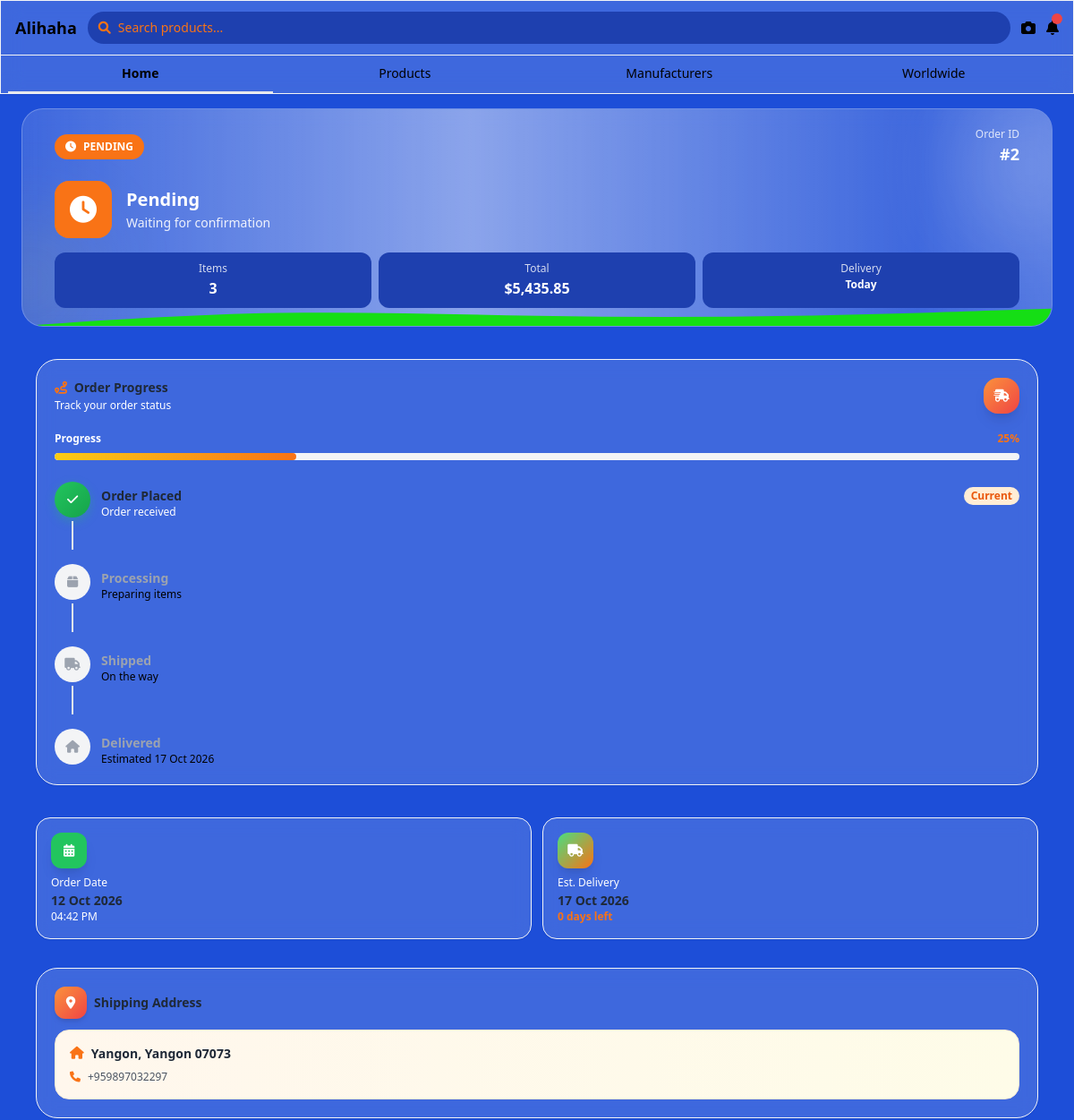
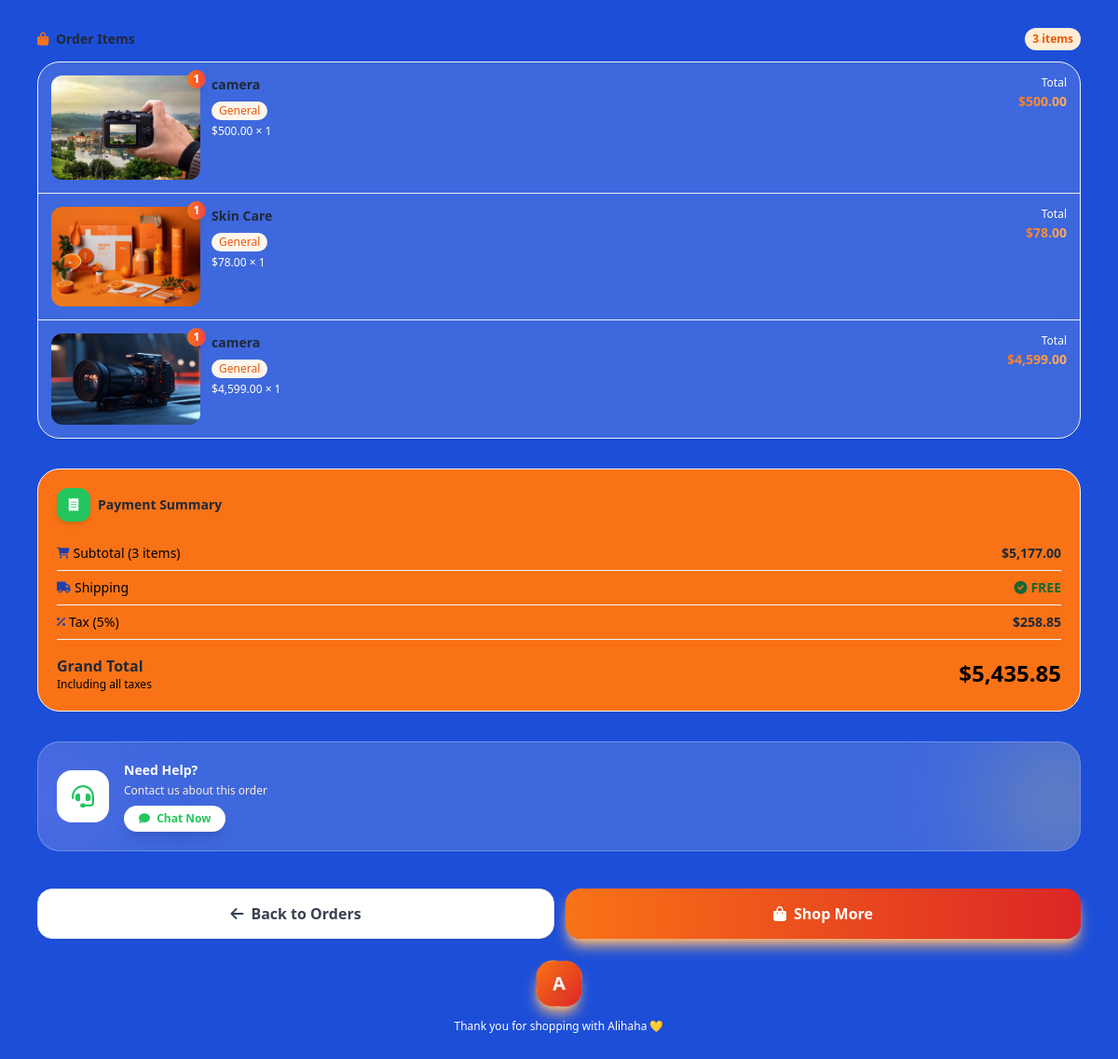
Page /order_detail.php?id=2 (signed in) on the committed database (2 pictures, top to bottom).
### tables this page shows
CREATE TABLE `orders` (
  `id` int(11) NOT NULL,
  `user_id` int(11) NOT NULL,
  `total` decimal(10,2) NOT NULL,
  `status` varchar(50) DEFAULT 'pending',
  `address` text DEFAULT NULL,
  `phone` varchar(50) DEFAULT NULL,
  `created_at` timestamp NOT NULL DEFAULT current_timestamp()
);

CREATE TABLE `order_items` (
  `id` int(11) NOT NULL,
  `order_id` int(11) NOT NULL,
  `product_id` int(11) NOT NULL,
  `quantity` int(11) NOT NULL,
  `price` decimal(10,2) NOT NULL
);

CREATE TABLE `products` (
  `id` int(11) NOT NULL,
  `title` varchar(255) NOT NULL,
  `price` decimal(10,2) DEFAULT NULL,
  `min_order` int(11) DEFAULT NULL,
  `image` varchar(255) DEFAULT NULL,
  `category_id` int(11) DEFAULT NULL,
  `supplier_id` int(11) DEFAULT NULL,
  `description` text DEFAULT NULL,
  `category` varchar(100) DEFAULT 'General',
  `seller_id` int(11) DEFAULT NULL
);

### order_detail.php (the view, shortened to what the rows shown need)
<?php
include 'connection.php';
$user_id = intval($_SESSION['user_id']);
$order_id = intval($_GET['id']);
$sql = "SELECT * FROM orders WHERE id = ? AND user_id = ?";
$stmt = $conn->prepare($sql);
$stmt->bind_param("ii", $order_id, $user_id);
$stmt->execute();
$order = $stmt->get_result()->fetch_assoc();
$item_sql = "SELECT oi.*, p.title, p.image, p.category
             FROM `order_items` oi
             JOIN products p ON oi.product_id = p.id
             WHERE oi.order_id = ?";
$item_stmt = $conn->prepare($item_sql);
$item_stmt->bind_param("i", $order_id);
$item_stmt->execute();
$items_result = $item_stmt->get_result();
$items = [];
while ($item = $items_result->fetch_assoc()) {
    $items[] = $item;
}
$status = $order['status'];
$status_config = [
    'pending' => [
        'label' => 'Pending', 'icon' => 'fa-clock',
        'gradient' => 'from-yellow-400 to-orange-500',
        'text' => 'text-yellow-700', 'bg' => 'bg-yellow-100',
        'desc' => 'Waiting for confirmation', 'step' => 1
    ],
    'processing' => [
        'label' => 'Processing', 'icon' => 'fa-box',
        'gradient' => 'from-blue-400 to-indigo-600',
        'text' => 'text-blue-700', 'bg' => 'bg-blue-100',
        'desc' => 'Preparing your items', 'step' => 2
    ],
    'shipped' => [
        'label' => 'Shipped', 'icon' => 'fa-truck',
        'gradient' => 'from-purple-400 to-pink-600',
        'text' => 'text-purple-700', 'bg' => 'bg-purple-100',
        'desc' => 'On the way to you', 'step' => 3
    ],
    'completed' => [
        'label' => 'Completed', 'icon' => 'fa-check-circle',
        'gradient' => 'from-green-400 to-emerald-600',
        'text' => 'text-green-700', 'bg' => 'bg-green-100',
        'desc' => 'Delivered successfully', 'step' => 4
    ],
    'cancelled' => [
        'label' => 'Cancelled', 'icon' => 'fa-times-circle',
        'gradient' => 'from-red-400 to-pink-600',
        'text' => 'text-red-700', 'bg' => 'bg-red-100',
        'desc' => 'Order cancelled', 'step' => 0
    ],
];
$si = $status_config[$status] ?? $status_config['pending'];
$current_step = $si['step'];
$order_date = strtotime($order['created_at']);
$est_delivery = date('d M Y', strtotime('+5 days', $order_date));
$days_remaining = max(0, ceil((strtotime('+5 days', $order_date) - time()) / 86400));
?>
<!DOCTYPE html>
<html lang="en">
<head>
    <script src="https://cdn.tailwindcss.com"></script>
    <link rel="stylesheet" href="https://cdnjs.cloudflare.com/ajax/libs/font-awesome/6.0.0/css/all.min.css">
</head>
<body class="bg-blue-700 font-sans pb-16">
    <section class="relative overflow-hidden glass <?php echo $si['gradient']; ?> text-white max-w-6xl mx-auto px-4 mt-4 rounded-3xl">
        <div class="relative p-5">
            <div class="flex items-center justify-between mb-4">
                <div class="inline-flex items-center gap-2 bg-orange-500 rounded-full px-3 py-1.5">
                    <i class="fas <?php echo $si['icon']; ?> text-xs"></i>
                    <span class="text-xs font-bold"><?php echo strtoupper($si['label']); ?></span>
                </div>
                <div class="text-right">
                    <p class="text-xs opacity-80">Order ID</p>
                    <p class="text-lg font-black">#<?php echo $order['id']; ?></p>
                </div>
            </div>
            <div class="flex items-center gap-4 mb-4">
                <div>
                    <h2 class="text-xl font-black mb-0.5"><?php echo $si['label']; ?></h2>
                    <p class="text-sm opacity-90"><?php echo $si['desc']; ?></p>
                </div>
            </div>
            <div class="grid grid-cols-3 gap-2">
                <div class="bg-blue-800 rounded-xl p-2.5 text-center">
                    <p class="text-xs opacity-80 mb-0.5">Total</p>
                    <p class="text-base font-bold">$<?php echo number_format($order['total'], 2); ?></p>
                </div>
            </div>
        </div>
    </section>
    <?php if ($status !== 'cancelled'): ?>
    <section class=" max-w-6xl mx-auto px-4 mt-4 px-4 pt-5">
        <div class="glass rounded-3xl p-5 shadow-sm border border-gray-100 slide-in">
            <div class="flex items-center justify-between mb-5">
                <div>
                    <h2 class="text-sm font-bold text-gray-800">
                        <i class="fas fa-route text-orange-500 mr-1"></i> Order Progress
                    </h2>
                    <p class="text-xs text-white mt-0.5">Track your order status</p>
                </div>
                <div class="w-10 h-10 bg-gradient-to-br from-orange-400 to-red-500 rounded-2xl flex items-center justify-center text-white shadow-lg">
                    <i class="fas fa-shipping-fast text-sm"></i>
                </div>
            </div>
            <div class="mb-6">
                <div class="flex items-center justify-between mb-2">
                    <span class="text-xs font-semibold text-white">Progress</span>
                    <span class="text-xs font-bold text-orange-500"><?php echo ($current_step / 4) * 100; ?>%</span>
                </div>
                <div class="w-full bg-gray-100 rounded-full h-2 overflow-hidden">
                    <div class="h-2 rounded-full bg-gradient-to-r <?php echo $si['gradient']; ?>"
                         style="width: <?php echo ($current_step / 4) * 100; ?>%"></div>
                </div>
            </div>
            <div class="space-y-4">
                <?php
                $steps = [
                    ['label' => 'Order Placed', 'desc' => 'Order received', 'icon' => 'fa-shopping-bag', 'step' => 1],
                    ['label' => 'Processing', 'desc' => 'Preparing items', 'icon' => 'fa-box', 'step' => 2],
                    ['label' => 'Shipped', 'desc' => 'On the way', 'icon' => 'fa-truck', 'step' => 3],
                    ['label' => 'Delivered', 'desc' => 'Estimated ' . $est_delivery, 'icon' => 'fa-home', 'step' => 4],
                ];
                foreach ($steps as $step):
                    $is_completed = $current_step >= $step['step'];
                    $is_active = $current_step == $step['step'];
                    $circle_class = $is_completed ? 'step-completed' : ($is_active ? 'step-active' : 'step-inactive');
                ?>
                    <div class="flex gap-3 relative">
                        <div class="flex flex-col items-center">
                            <div class="step-circle w-10 h-10 rounded-full <?php echo $circle_class; ?> flex items-center justify-center flex-shrink-0">
                                <?php if ($is_completed): ?>
                                    <i class="fas fa-check text-sm"></i>
                                <?php else: ?>
                                    <i class="fas <?php echo $step['icon']; ?> text-sm"></i>
                                <?php endif; ?>
                            </div>
                            <?php if ($step['step'] < 4): ?>
                                <div class="w-0.5 h-8 mt-1 <?php echo $current_step > $step['step'] ? 'bg-green-500' : 'bg-gray-200'; ?>"></div>
                            <?php endif; ?>
                        </div>
                        <div class="pt-1.5 flex-1">
                            <p class="text-sm font-bold <?php echo $is_completed ? 'text-gray-800' : 'text-gray-400'; ?>">
                                <?php echo $step['label']; ?>
                            </p>
                            <p class="text-xs <?php echo $is_completed ? 'text-white' : 'text-white-100'; ?>">
                                <?php echo $step['desc']; ?>
                            </p>
                        </div>
                        <?php if ($is_active): ?>
                            <span class="text-xs bg-orange-100 text-orange-600 px-2 py-0.5 rounded-full font-bold self-start mt-1.5">
                                Current
                            </span>
                        <?php endif; ?>
                    </div>
                <?php endforeach; ?>
            </div>
        </div>
    </section>
    <?php endif; ?>
    <section class=" max-w-6xl mx-auto px-4 mt-4 px-4 pt-5">
        <div class="grid grid-cols-2 gap-3">
            <div class="info-card glass rounded-2xl p-4 shadow-sm border border-gray-100">
                <div class="w-10 h-10 bg-green-500 rounded-xl flex items-center justify-center text-white shadow-lg mb-2">
                    <i class="fas fa-calendar-alt text-sm"></i>
                </div>
                <p class="text-xs text-white mb-0.5">Order Date</p>
                <p class="text-sm font-bold text-gray-800">
                    <?php echo date('d M Y', $order_date); ?>
                </p>
                <p class="text-xs text-white">
                    <?php echo date('h:i A', $order_date); ?>
                </p>
            </div>
            <div class="info-card glass rounded-2xl p-4 shadow-sm border border-gray-100">
                <div class="w-10 h-10 bg-gradient-to-br from-green-400 to-orange-500 rounded-xl flex items-center justify-center text-white shadow-lg mb-2">
                    <i class="fas fa-truck text-sm"></i>
                </div>
                <p class="text-xs text-white mb-0.5">Est. Delivery</p>
                <p class="text-sm font-bold text-gray-800"><?php echo $est_delivery; ?></p>
                <?php if ($status !== 'completed' && $status !== 'cancelled'): ?>
                    <p class="text-xs text-orange-500 font-semibold">
                        <?php echo $days_remaining; ?> days left
                    </p>
                <?php else: ?>
                    <p class="text-xs text-green-500 font-semibold">Delivered ✓</p>
                <?php endif; ?>
            </div>
        </div>
    </section>
    <section class=" max-w-6xl mx-auto px-4 mt-4 px-4 pt-4">
        <div class="info-card glass rounded-3xl p-5 shadow-sm border border-gray-100 slide-in">
            <div class="flex items-center gap-2 mb-3">
                <h2 class="text-sm font-bold text-gray-800">Shipping Address</h2>
            </div>
            <div class="bg-gradient-to-r from-orange-50 to-yellow-50 rounded-2xl p-4 border border-orange-100">
                <p class="text-sm font-semibold text-gray-800 mb-2 flex items-start gap-2">
                    <i class="fas fa-home text-orange-500 mt-0.5"></i>
                    <?php echo htmlspecialchars($order['address']); ?>
                </p>
                <p class="text-xs text-gray-600 flex items-center gap-2">
                    <i class="fas fa-phone text-orange-500"></i>
                    <?php echo htmlspecialchars($order['phone']); ?>
                </p>
            </div>
        </div>
    </section>
    <section class=" max-w-6xl mx-auto px-4 mt-4 px-4 pt-4">
        <div class="flex items-center justify-between mb-3">
            <h2 class="text-sm font-bold text-gray-800">
                <i class="fas fa-shopping-bag text-orange-500 mr-1"></i> Order Items
            </h2>
        </div>
        <div class="glass rounded-3xl shadow-sm border border-gray-100 overflow-hidden">
            <div class="divide-y divide-gray-100">
                <?php foreach ($items as $item):
                    $line_total = $item['price'] * $item['quantity'];
                ?>
                    <div class="item-row p-3.5 flex gap-3">
                        <div class="relative flex-shrink-0">
                            <?php if ($item['image']): ?>
                                <img src="image/<?php echo htmlspecialchars($item['image']); ?>"
                                     class="w-40 h-30 object-cover rounded-xl">
                            <?php else: ?>
                                <div class="w-16 h-16 bg-gradient-to-br from-gray-100 to-gray-200 rounded-xl flex items-center justify-center text-gray-400">
                                    <i class="fas fa-image"></i>
                                </div>
                            <?php endif; ?>
                            <span class="absolute -top-1.5 -right-1.5 bg-gradient-to-r from-orange-500 to-red-500 text-white text-xs w-5 h-5 rounded-full flex items-center justify-center font-bold shadow-lg">
                                <?php echo $item['quantity']; ?>
                            </span>
                        </div>
                        <div class="flex-1 min-w-0">
                            <h3 class="text-sm font-bold text-gray-800 truncate mb-1">
                                <?php echo htmlspecialchars($item['title']); ?>
                            </h3>
                            <span class="inline-block text-xs bg-orange-50 text-orange-600 px-2 py-0.5 rounded-full font-medium mb-1">
                                <?php echo htmlspecialchars($item['category']); ?>
                            </span>
                            <div class="flex items-center gap-3">
                                <p class="text-xs text-white">
                                    $<?php echo number_format($item['price'], 2); ?> × <?php echo $item['quantity']; ?>
                                </p>
                            </div>
                        </div>
                        <div class="text-right flex-shrink-0">
                            <p class="text-xs text-white mb-0.5">Total</p>
                            <p class="text-sm font-bold gradient-text">
                                $<?php echo number_format($line_total, 2); ?>
                            </p>
                        </div>
                    </div>
                <?php endforeach; ?>
            </div>
        </div>
    </section>
    <section class=" max-w-6xl mx-auto px-4 mt-4 px-4 pt-4">
        <div class="bg-orange-500 rounded-3xl p-5 shadow-sm border border-gray-100 slide-in">
            <div class="flex items-center gap-2 mb-4">
                <h2 class="text-sm font-bold text-gray-800">Payment Summary</h2>
            </div>
            <div class="flex justify-between items-center pt-3 mt-1">
                <div>
                    <span class="text-base font-bold text-gray-800">Grand Total</span>
                    <p class="text-xs text-black">Including all taxes</p>
                </div>
                <span class="text-2xl font-black gradient-text-green-800">
                    $<?php echo number_format($order['total'], 2); ?>
                </span>
            </div>
        </div>
    </section>
</body>
</html>

### rows in the picture
orders: status "PENDING", id "2", status "Pending", status "Waiting for confirmation", total "5,435.85", ($current_step/4)*100 "25", created_at "12 Oct 2026", created_at "04:42 PM", created_at "17 Oct 2026", created_at "0", address "Yangon, Yangon 07073", phone "+959897032297"
order_items: product.image (picture), quantity "1", product.title "camera", product.category "General", price "500.00"
order_items: product.image (picture), quantity "1", product.title "Skin Care", product.category "General", price "78.00"
order_items: product.image (picture), quantity "1", product.title "camera", product.category "General", price "4,599.00", line_total "4,599.00"

### other values in the picture
$total_items "3"
$step['label'] "Order Placed"
$step['desc'] "Order received"
$step['label'] "Processing"
$step['desc'] "Preparing items"
$step['label'] "Shipped"
$step['desc'] "On the way"
$step['label'] "Delivered"
$step['desc'] "Estimated 17 Oct 2026"
$subtotal "5,177.00"
$tax "258.85"
